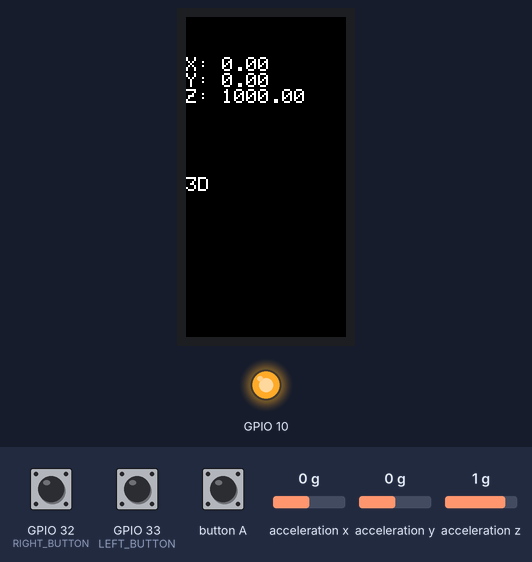
Bench run of a sketch on a simulated ESP32. Parts: 80×160 colour display, output pins drawn as LEDs (lit = HIGH). The test bench sets the inputs (shaded band); at power-on: acceleration x 0 g, acceleration y 0 g, GPIO 32 (RIGHT_BUTTON) HIGH, acceleration z 1 g, GPIO 33 (LEFT_BUTTON) HIGH. USB keyboard and mouse output is not drawn.

Above: at 1.3 s.
1.4 s: button A pressed for 0.15 s
At 1.8 s:
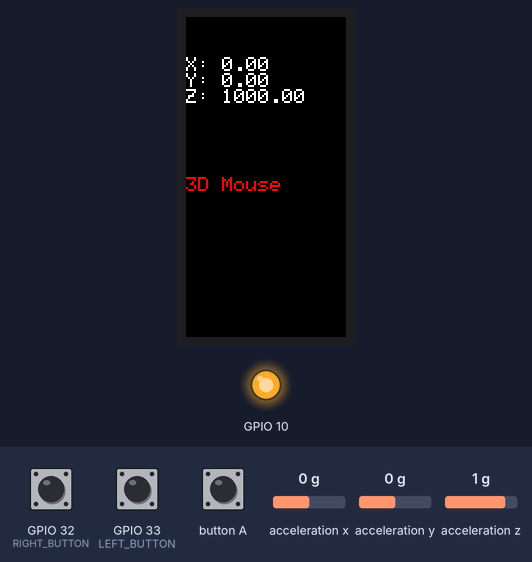
3.0 s: button A pressed for 1 s
At 3.8 s:
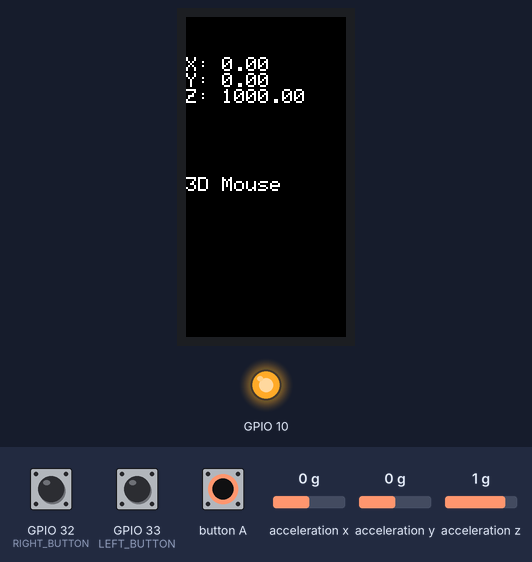
5.5 s: acceleration x set to -1.4 g
At 7.0 s:
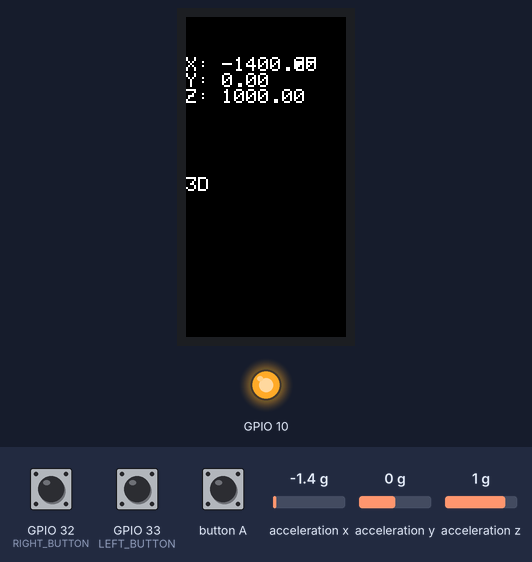
7.3 s: acceleration y set to -1.4 g
At 8.2 s:
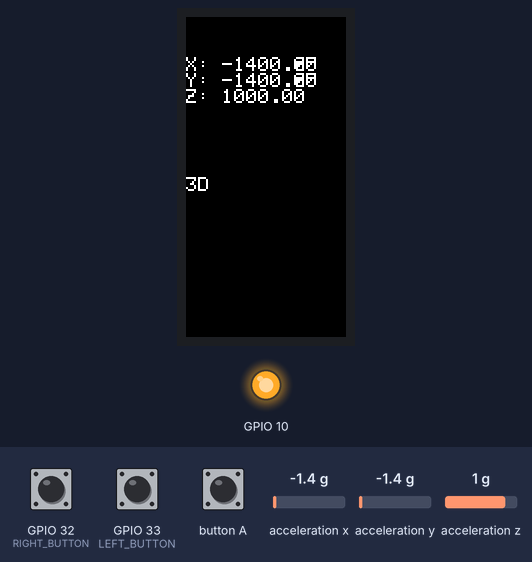
9.1 s: GPIO 32 (RIGHT_BUTTON) pulled LOW for 0.15 s
12.2 s: acceleration z set to -1.4 g
At 12.9 s:
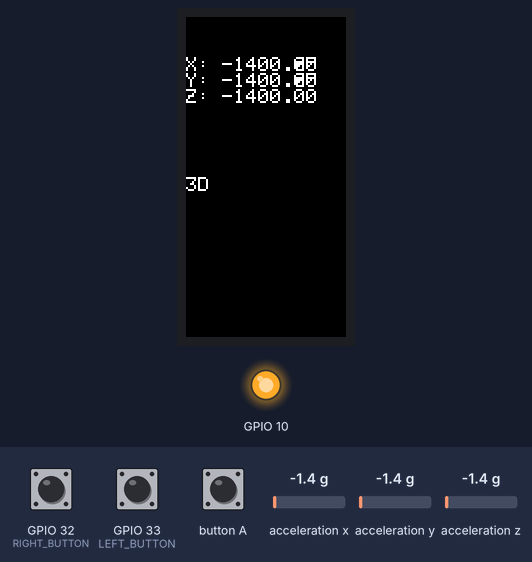
Timing chart, 0 to 15.0 s (numbered marks = the images above; inputs shaded):
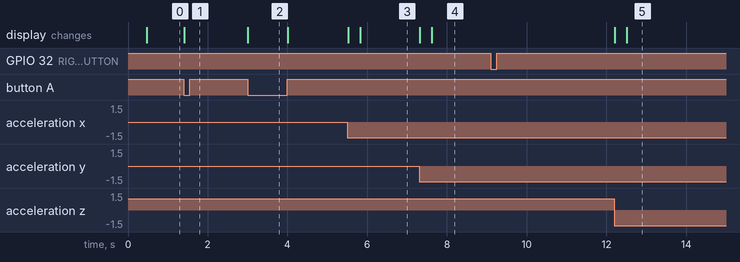

Measured:
- after the input at 1.4 s, the display: changes at once (image 1)
- after the input at 3.0 s, the display: changes at once (image 2)
- after the input at 5.5 s, the display: first changes at once (image 3 shows a later state)
- after the input at 7.3 s, the display: first changes at once (image 4 shows a later state)
- after the input at 9.1 s, every drawn part: stays the same
- after the input at 12.2 s, the display: first changes at once (image 5 shows a later state)

The sketch:

MoveControler.ino
```cpp
#include <M5StickC.h>  // https://github.com/m5stack/M5StickC
#include <BleKeyboard.h>  // https://github.com/T-vK/ESP32-BLE-Keyboard

#define LEFT_BUTTON 33
#define RIGHT_BUTTON 32

#define ACC_BUFFER_SIZE 32
#define DIFF_BUFFER_SIZE 8

float accBufferX[ACC_BUFFER_SIZE] = {0};
float accBufferY[ACC_BUFFER_SIZE] = {0};
float accBufferZ[ACC_BUFFER_SIZE] = {0};

float diffBufferX[DIFF_BUFFER_SIZE] = {0};
float diffBufferY[DIFF_BUFFER_SIZE] = {0};
float diffBufferZ[DIFF_BUFFER_SIZE] = {0};

int accIndex = 0;
int diffIndex = 0;

float avgX = 0, avgY = 0, avgZ = 0;
float accX = 0, accY = 0, accZ = 0;
float avgDiffX = 0, avgDiffY = 0, avgDiffZ = 0;

boolean isActivated     = true;
boolean buttonIsPressed = false;
boolean tipped          = false;
boolean led             = false;

String  lcdText         = " ";

byte counter            = 0;

float sensitivityX = 0.3;
float sensitivityY = 0.2;

float thresholdX = 0.7;
float thresholdY = 1.3;

float maxMovementThresholdX = 50;
float maxMovementThresholdY = 50;

int left_button_last_state = HIGH;
int left_button_actual_state = HIGH;
int right_button_last_state = HIGH;
int right_button_actual_state = HIGH;

BleKeyboard bleKeyboard;

void writeText(String _Text, int _ColorText) {
  M5.Lcd.setTextColor(BLACK);
  M5.Lcd.setCursor(0, 80);
  M5.Lcd.println(lcdText);
  M5.Lcd.setTextColor(_ColorText);
  M5.Lcd.setCursor(0, 80);
  M5.Lcd.println(_Text);
  lcdText = _Text;
}

void setup() {
  pinMode(M5_LED, OUTPUT);
  digitalWrite(M5_LED, HIGH);
  bleKeyboard.begin();
  M5.begin();
  M5.Lcd.setRotation(2);
  M5.Lcd.fillScreen(BLACK);
  M5.Lcd.setTextSize(1);
  writeText("3D Mouse", WHITE);

  pinMode(LEFT_BUTTON, INPUT);
  pinMode(RIGHT_BUTTON, INPUT);

  M5.MPU6886.Init();
}

void updateBuffersAndCalculateAverages(float accX, float accY, float accZ) {

    accBufferX[accIndex] = accX;
    accBufferY[accIndex] = accY;
    accBufferZ[accIndex] = accZ;

    avgX = 0;
    avgY = 0;
    avgZ = 0;
    for (int i = 0; i < ACC_BUFFER_SIZE; i++) {
        avgX += accBufferX[i];
        avgY += accBufferY[i];
        avgZ += accBufferZ[i];
    }
    avgX /= ACC_BUFFER_SIZE;
    avgY /= ACC_BUFFER_SIZE;
    avgZ /= ACC_BUFFER_SIZE;

    float diffX = abs(accX - avgX);
    float diffY = abs(accY - avgY);
    float diffZ = abs(accZ - avgZ);

    diffBufferX[diffIndex] = diffX;
    diffBufferY[diffIndex] = diffY;
    diffBufferZ[diffIndex] = diffZ;

    avgDiffX = 0;
    avgDiffY = 0;
    avgDiffZ = 0;
    for (int i = 0; i < DIFF_BUFFER_SIZE; i++) {
        avgDiffX += diffBufferX[i];
        avgDiffY += diffBufferY[i];
        avgDiffZ += diffBufferZ[i];
    }
    avgDiffX /= DIFF_BUFFER_SIZE;
    avgDiffY /= DIFF_BUFFER_SIZE;
    avgDiffZ /= DIFF_BUFFER_SIZE;

    accIndex = (accIndex + 1) % ACC_BUFFER_SIZE;
    diffIndex = (diffIndex + 1) % DIFF_BUFFER_SIZE;
}

float calculateLastThreeAvg(float buffer[], int currentIndex, int bufferSize) {
    float sum = 0;

    for (int offset = 0; offset < 3; offset++) {
        int index = (currentIndex - 1 - offset + bufferSize) % bufferSize;
        sum += buffer[index];
    }
    return sum / 3;
}


void loop() {
  if (digitalRead(M5_BUTTON_HOME) == LOW) {
    if (!isActivated) {
      isActivated = true;
      writeText("3D Mouse", WHITE);
    } else {
      isActivated = false;
      writeText("3D Mouse", RED);
    }
    while (digitalRead(M5_BUTTON_HOME) == LOW) {
    }
  }

  if (bleKeyboard.isConnected() && isActivated) {

    if (M5.BtnB.wasReleased()) {
    }

    left_button_actual_state = digitalRead(LEFT_BUTTON);
    right_button_actual_state = digitalRead(RIGHT_BUTTON);

    if (left_button_actual_state != left_button_last_state && left_button_actual_state == HIGH) {
      left_button_last_state = left_button_actual_state;
      bleKeyboard.print('c');
    }

    if (left_button_actual_state != left_button_last_state && left_button_actual_state == LOW) {
      left_button_last_state = left_button_actual_state;
    }

    if (right_button_actual_state != right_button_last_state && right_button_actual_state == HIGH) {
      right_button_last_state = right_button_actual_state;
      bleKeyboard.print('q');
    }

    if (right_button_actual_state != right_button_last_state && right_button_actual_state == LOW) {
      right_button_last_state = right_button_actual_state;
    }

    M5.MPU6886.getAccelData(&accX, &accY, &accZ);
    accX *= 1000;
    accY *= 1000;
    accZ *= 1000;

    updateBuffersAndCalculateAverages(accX, accY, accZ);

    float latestAvgX = calculateLastThreeAvg(accBufferX, accIndex, ACC_BUFFER_SIZE);
    float latestAvgY = calculateLastThreeAvg(accBufferY, accIndex, ACC_BUFFER_SIZE);
    float latestAvgZ = calculateLastThreeAvg(accBufferZ, accIndex, ACC_BUFFER_SIZE);

    if (avgZ < -200) {
        //forward
        bleKeyboard.press('w');
        bleKeyboard.release('s');
    }
    if (avgZ > 300) {
        // backward
        bleKeyboard.press('s');
        bleKeyboard.release('w');
    }

    if (avgZ >= -200 && avgZ <= 300) {
      bleKeyboard.release('w');
      bleKeyboard.release('s');
    }

    if (avgY < -250) {
        // step left
        bleKeyboard.press('a');
        bleKeyboard.release('d');
    }
    if (avgY > 250) {
        // step right
        bleKeyboard.press('d');
        bleKeyboard.release('a');
    }

    if (avgY >= -250 && avgY <= 250) {
      bleKeyboard.release('a');
      bleKeyboard.release('d');
    }

    if ((avgY > -5 && avgY < 25) && avgX >= 1250 && (avgZ > 100 && avgZ < 200)) {
        // jump
        bleKeyboard.print(' ');
        delay(450);
    }

    M5.Lcd.fillRect(15, 20, 40, 70, BLACK);
    M5.Lcd.setCursor(0, 20);
    M5.Lcd.print("X: ");
    M5.Lcd.println(avgX);
    M5.Lcd.print("Y: ");
    M5.Lcd.println(avgY);
    M5.Lcd.print("Z: ");
    M5.Lcd.println(avgZ);

    delay(2);
  }
}
```
